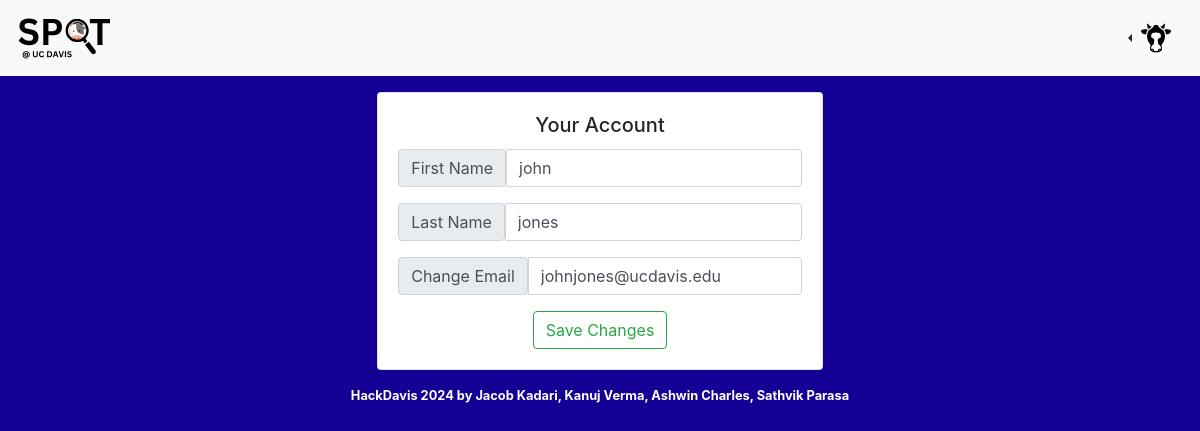
/account (signed in), run on the app's committed database.
### tables this page shows
CREATE TABLE "users" (
	"user_id"	INTEGER,
	"first_name"	TEXT,
	"last_name"	TEXT,
	"email"	TEXT UNIQUE,
	"password"	TEXT,
	"number"	TEXT,
	PRIMARY KEY("user_id" AUTOINCREMENT)
);

### app.py (the view, shortened to what this page needs)
@app.route("/account", methods=['GET', 'POST'])
def account():
    if 'email' not in session:
        flash("You must be logged in to access your account.", 'error')
        return redirect("/login")
    conn = get_db_connection()
    cursor = conn.cursor()
    user_info = cursor.execute("SELECT * FROM users WHERE email = ?", (session['email'],)).fetchone()
    conn.close()
    return render_template("account.html", user_info=user_info)

### app.py (called while the page is built)
def get_db_connection():
    conn = sqlite3.connect('spot.db', check_same_thread=False)
    conn.row_factory = sqlite3.Row  # Allows accessing columns by name
    return conn

### templates/account.html (shortened to what this page needs)
<!DOCTYPE html>
<html lang="en">
<head style="background-color: #140095;">
    <link href="https://maxcdn.bootstrapcdn.com/bootstrap/4.1.3/css/bootstrap.min.css" rel="stylesheet">
    <link href="styles.css" rel="stylesheet">
</head>
<body style="background-color: #140095;">
    <nav class="navbar navbar-light bg-light">
        <a style="text-align: center;" class="navbar-brand" href="#">
            <img src="static/SP_T_480_x_244_px.svg" height="50" class="d-inline-block align-top" alt="">
        </a>
        <div class="btn-group dropleft">
            <button type="button" class="btn btn-light dropdown-toggle" data-toggle="dropdown" aria-haspopup="true" aria-expanded="false">
                <img src="static/cat.png" height="30px">
            </button>
        </div>
    </nav>
    <main style="width: 50rem;" class="container p-3 col d-flex justify-content-center">
        <div class="card text-center">
            <div class="card-body">
                <h5 class="card-title">Your Account</h5>
                <form action="/account" method="POST">
                    <div class="input-group mb-3">
                        <span class="input-group-text" id="basic-addon1">First Name</span>
                        <input type="text" name="first" class="form-control" value="{{ user_info.first_name }}" placeholder="Enter First Name" aria-label="First Name" aria-describedby="basic-addon1">
                    </div>
                    <div class="input-group mb-3">
                        <span class="input-group-text" id="basic-addon1">Last Name</span>
                        <input type="text" name="last" class="form-control" value="{{ user_info.last_name }}" placeholder="Enter Last Name" aria-label="Last Name" aria-describedby="basic-addon1">
                    </div>
                    <div class="input-group mb-3">
                        <span class="input-group-text" id="basic-addon2">Change Email</span>
                        <input type="text" name="email" class="form-control" value="{{user_info.email}}" placeholder="rosaparks@ucdavis.edu">
                    </div>
                    <button type="submit" class="btn btn-outline-success">Save Changes</button>
                </form>
            </div>
        </div>
    </main>
    <footer style="padding-top: 0px; padding-bottom: 10px" class="text-white small text-center font-weight-bold">
      HackDavis 2024 by Jacob Kadari, Kanuj Verma, Ashwin Charles, Sathvik Parasa
    </footer>

### static/styles.css (style rules this page uses)
body { background: #d1d5db; }

### data on the page
users: first "john", last "jones", email "johnjones@ucdavis.edu"
